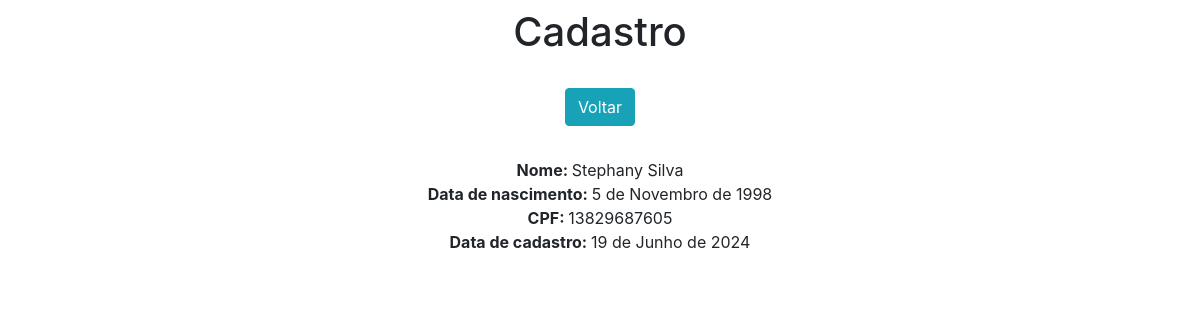
The app's page /view/13/ with its own data.
### app/models.py (models this page shows)
class Usuarios (models.Model):
    nome = models.CharField(max_length=150)
    data_nasc = models.DateField(auto_now=False, auto_now_add=False)
    cpf = models.CharField(max_length=11)
    data_cad = models.DateField(auto_now=False, auto_now_add=False)

### app/views.py (the view)
# urls.py: path('view/<int:pk>/', view, name='view'),
def view(request, pk):
        data = {}
        data['db'] = Usuarios.objects.get(pk=pk)
        return render(request, 'view.html', data)

### app/templates/view.html (shortened to what this page needs)
<!doctype html>
<html lang="pt-br">
  <head>
    <link rel="stylesheet" href="https://cdn.jsdelivr.net/npm/bootstrap@4.4.1/dist/css/bootstrap.min.css">
  </head>
  <body>
    <div class="col-8 m-auto pt-2 pb-2 text-center">
        <h1>Cadastro</h1>
    </div>
    <div class="col-8 m-auto pt-3 pb-2 text-center">
        <a href="/" class="btn btn-info">Voltar</a>
    </div>
    <div class="col-8 m-auto pt-4 pb-2 text-center">
        <strong>Nome: </strong>{{db.nome}} <br>
        <strong>Data de nascimento: </strong>{{db.data_nasc}} <br>
        <strong>CPF: </strong>{{db.cpf}} <br>
        <strong>Data de cadastro: </strong>{{db.data_cad}} <br>
    </div>
  </body>
</html>

### records on screen
Usuarios: nome "Stephany Silva", data_nasc "5 de Novembro de 1998", cpf "13829687605", data_cad "19 de Junho de 2024"
